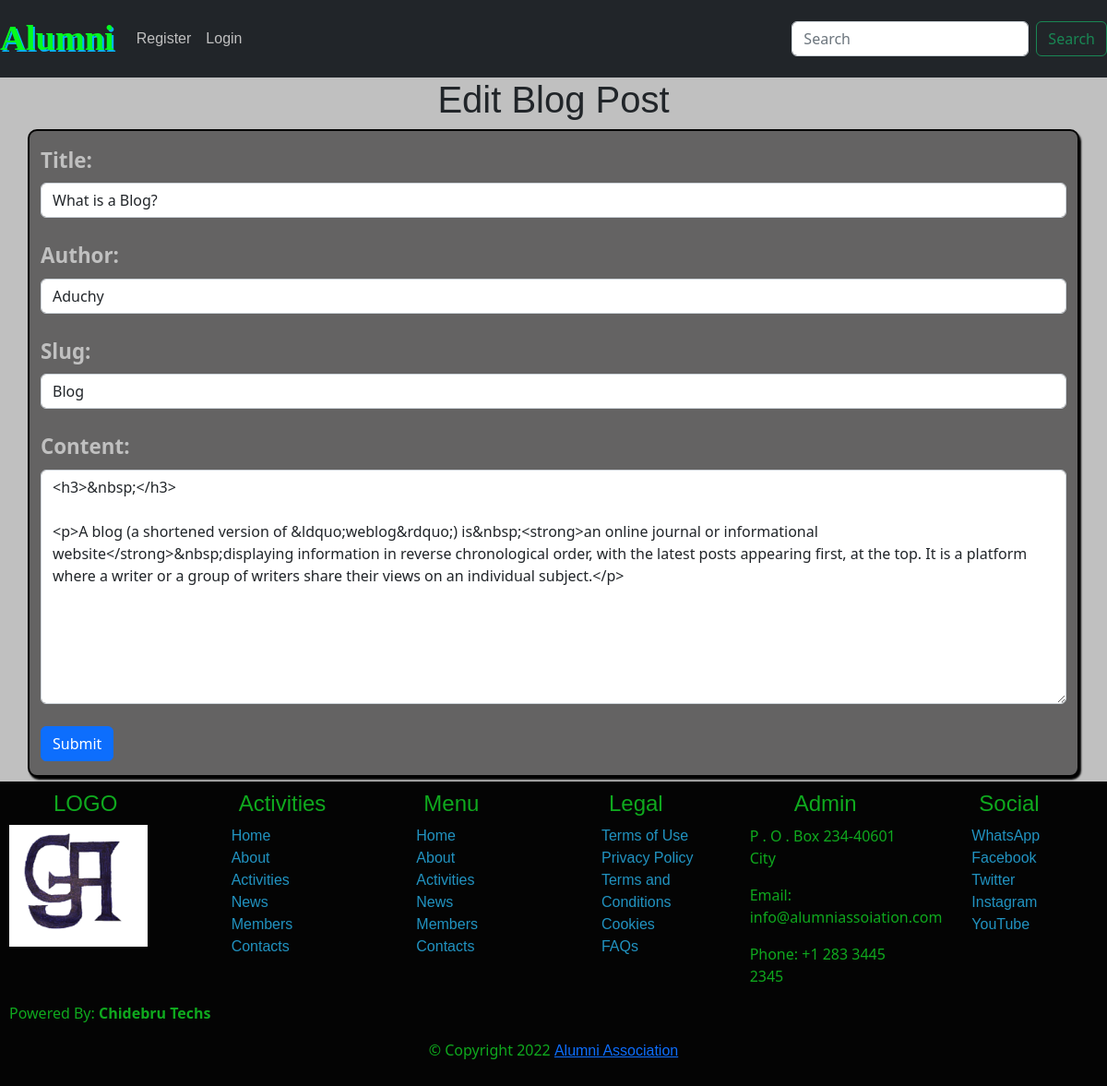
The page /blog/edit/1 on the database its author committed.
### alumni/models.py (models this page shows, shortened)
class Blogs(db.Model):
    id = db.Column(db.Integer, primary_key=True)
    title = db.Column(db.String(80), nullable=False)
    content = db.Column(db.Text,  nullable=False)
    author = db.Column(db.String(80),  nullable=False)
    blog_date = db.Column(db.DateTime,  default=datetime.now)
    slug = db.Column(db.String(80),  nullable=False)

### alumni/auth.py (the view, shortened to what this page needs)
@auth.route("/blog/edit/<int:id>", methods=['GET', 'POST'])
def edit_blog(id):
    post  = Blogs.query.get_or_404(id)
    form = BlogForm()
    form.title.data = post.title
    form.content.data = post.content
    form.author.data = post.author
    form.slug.data = post.slug
    return render_template('blog/edit-blog.html', form=form, post=post, user=current_user)

### alumni/forms.py
class BlogForm(FlaskForm):
    title = StringField('Title:', validators=[DataRequired()])
    content = CKEditorField('Content:',  validators=[DataRequired()])
    author = StringField('Author:', validators=[DataRequired()])
    slug = StringField('Slug:', validators=[DataRequired()])
    submit = SubmitField('Submit')

### alumni/templates/blog/edit-blog.html (shortened to what this page needs)
{% extends "layout.html" %}
{% block body %}
{% include 'navbar.html' %}
<h1 class="text-center"> Edit Blog Post</h1>
<div class="container add-blog">
    <form action="{{ url_for('auth.edit_blog', id=post.id) }}" method="POST">
        {{ form.title.label(class='form-label') }}
        {{ form.title(class='form-control') }}
        <br>
        {{ form.author.label(class='form-label') }}
        {{ form.author(class='form-control') }}
        <br>
        {{ form.slug.label(class='form-label') }}
        {{ form.slug(class='form-control') }}
        <br>
        {{ form.content.label(class='form-label') }}
        {{ form.content(class='form-control', rows='10') }}
        <br>
        {{ form.submit(class='btn btn-primary') }}
    </form>
</div>
{% include '_footer.html' %}
{% endblock %}

### alumni/static/css/styles.css (style rules this page uses)
body { background-color: silver !important; font-size: 1.2rem; font-family: Georgia, 'Times New Roman', Times, serif; }
h1, h2, h3, h4, h5, h6 { font-family: 'Franklin Gothic Medium', 'Arial Narrow', Arial, sans-serif; }
label { font-family: 'Segoe UI', Tahoma, Geneva, Verdana, sans-serif; font-size: 1.4rem; }
.add-blog { background-color: rgb(100, 99, 99); color: silver; width: 65vw; font-weight: 600; border: 2px solid black; padding:15px; margin: 5px auto; border-radius: 10px; box-shadow: 2px 3px 2px black; }
@media (max-width: 1200px) { .container { max-width: 1140px; } }

### alumni/static/css/gallery.css (style rules this page uses)
* { box-sizing: border-box; }
input { display: none; }

### rows shown on the page
Blogs: title "What is a Blog?", author "Aduchy", slug "Blog", content "<h3>&nbsp;</h3> <p>A blog (a shortened version of &ldquo;weblog&rdquo;) is&nbsp;<strong>an online journal or informational website</strong>&nbsp;displaying information in reverse chronological order, with the latest posts appearing first, at the top. It is a platform where a writer or a group of writers share their views on an individual subject.</p>"
